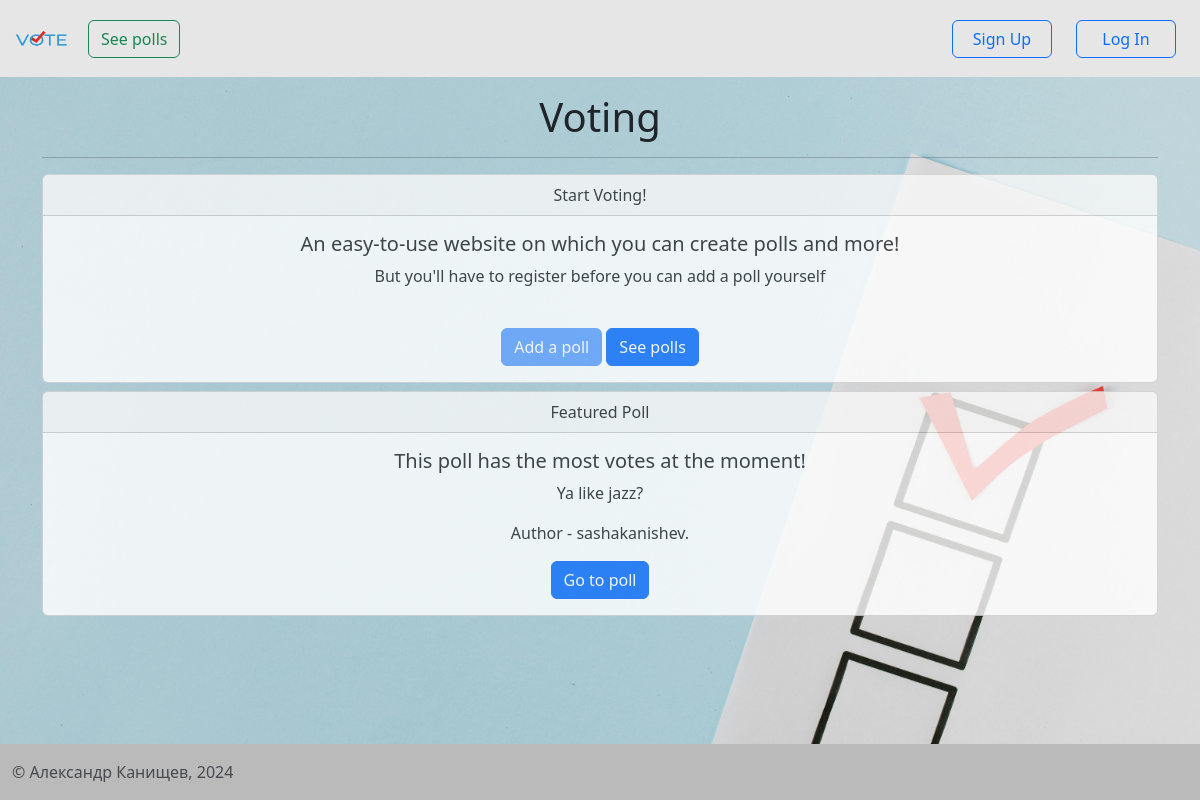
Before: / with the older database file.
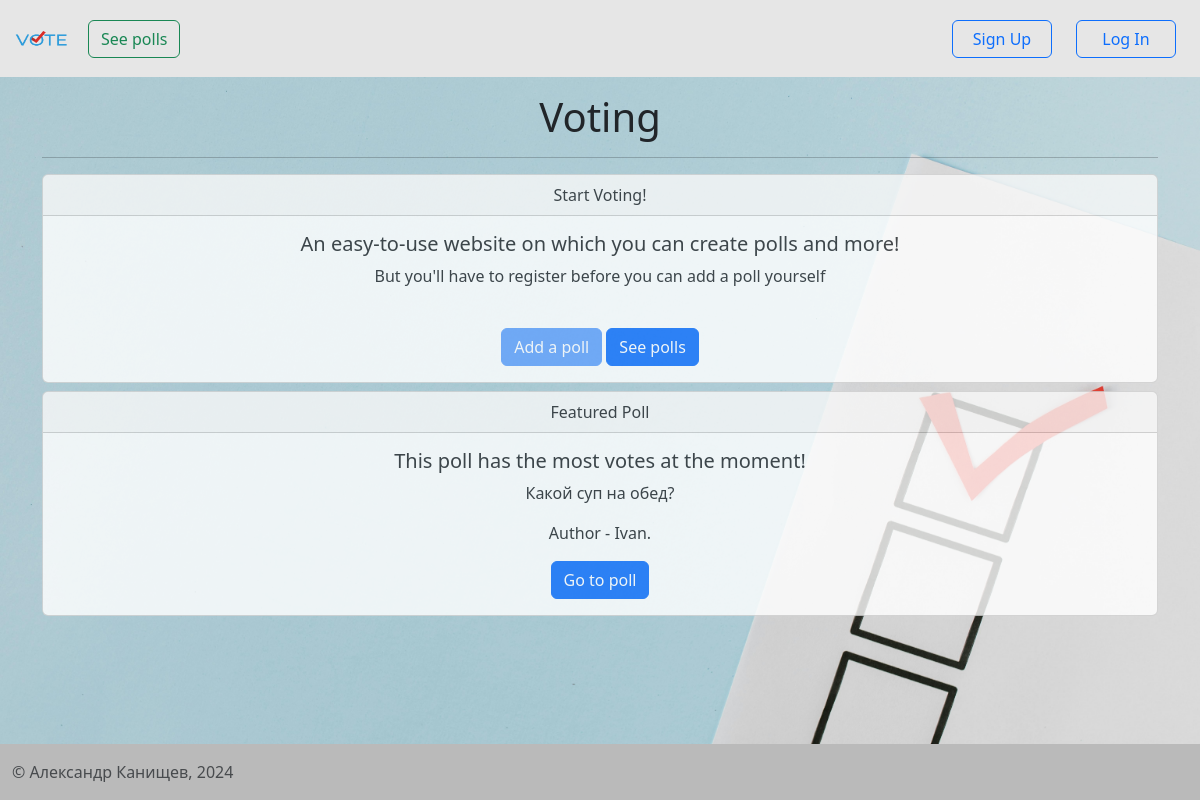
After: the same page with the newer database file.
### polls/models.py (models this page shows, shortened)
class Poll(models.Model):
    QUESTION_TYPE_CHOICES = [
        ('single', 'Single Choice'),
        ('multiple', 'Multiple Choice'),
    ]
    question = models.TextField()
    option_one = models.CharField(max_length=50)
    option_two = models.CharField(max_length=50)
    option_three = models.CharField(max_length=50)
    option_one_count = models.IntegerField(default=0)
    option_two_count = models.IntegerField(default=0)
    option_three_count = models.IntegerField(default=0)
    author = models.ForeignKey(User, on_delete=models.CASCADE, default=1)
    time = models.DateTimeField(default=now)
    question_type = models.CharField(max_length=10, choices=QUESTION_TYPE_CHOICES, default='single')

### polls/views.py (the view)
# urls.py: path('', views.index_page, name='index'),  # Index page
def index_page(request):
    most_popular_poll = Poll.objects.annotate(
        total_votes=F('option_one_count') + F('option_two_count') + F('option_three_count')).order_by(
        '-total_votes').order_by('-total_votes').first()
    context = {
        'pagename': 'Voting',
        'most_popular_poll': most_popular_poll,
    }
    return render(request, 'pages/index.html', context)

### polls/templates/pages/index.html (shortened to what this page needs)
{% extends 'base.html' %}
{% block content %}
<div class="container text-center">
    <div class="card mb-2" style="opacity: 0.8;">
        <div class="card-header">
            Start Voting!
        </div>
        <div class="card-body">
            <h5 class="card-title">An easy-to-use website on which you can create polls and more!</h5>
            {% if not request.user.is_authenticated %} <p class="card-text">But you'll have to register before you can
            add a poll yourself</p> {% endif %}
            {% if not request.user.is_authenticated %}
            <button class="btn btn-primary mt-4" disabled>Add a poll</button>
            {% else %}
            <a class="btn btn-primary mt-4" href="{% url 'add_poll' %}">Add a poll</a>
            {% endif %}
            <a class="btn btn-primary mt-4" href="{% url 'view_polls' %}">See polls</a>
        </div>
    </div>
    <div class="card" style="opacity: 0.8;">
        <div class="card-header">
            Featured Poll
        </div>
        <div class="card-body">
            <h5 class="card-title">This poll has the most votes at the moment!</h5>
            <p class="card-text">{{ most_popular_poll.question }}</p>
            <p class="card-text">Author - {{ most_popular_poll.author.username }}. </p>
            <a class="btn btn-primary" href="{% url 'view_poll' most_popular_poll.id %}">Go to poll</a>
        </div>
    </div>
</div>
{% endblock %}

### polls/templates/base.html (shortened to what this page needs)
<!doctype html>
<html lang="en">
<head>
    {% load static %}
    <link href="https://cdn.jsdelivr.net/npm/bootstrap@5.3.2/dist/css/bootstrap.min.css" rel="stylesheet">
</head>
<body style="background-image: url('{% static 'images/bg_main.png' %}'); background-size: cover;
background-repeat: no-repeat; background-attachment: fixed; background-position: center;">
<header>
    {% include 'header.html' %}
</header>
{% block pagename %}
<div class="container text-center">
    <h1 class="mt-3">{{ pagename }}</h1>
    <hr>
</div>
{% endblock %}
{% block content %}{% endblock %}
<footer class="footer mt-auto py-3 fixed-bottom" style="background-color: #bababa;">
    {% block footer %}
    {% include 'footer.html' %}
    {% endblock %}
</footer>
</body>
</html>

### polls/templates/header.html (shortened to what this page needs)
<nav class="navbar navbar-expand-lg" style="background-color: #e6e6e6;">
    <div class="container-fluid">
        <a class="navbar-brand" href="{% url 'index' %}">
            <img alt="Logo" class="d-inline-block align-text-top" height="50" src="/static/images/logo1.png" width="60">
        </a>
        <div class="collapse navbar-collapse" id="navbarNavAltMarkup">
            <div class="navbar-nav">
                <a href="{% url 'view_polls' %}">
                    <button class="btn  btn-outline-success" type="button">See polls</button>
                </a>
            </div>
        </div>
    </div>
    {% if request.user.is_authenticated %}
    <ul class="navbar-nav mr-right">
                        <span class="navbar-text" style="color: gray; width: 100px;">
                            Hello, {{ request.user.username }}!
                        </span>
        <a href="{% url 'logout' %}">
            <button class="btn  btn-outline-warning me-4" style="width: 100px; margin-left: 20px;" type="button">Log
                Out
            </button>
        </a>
    </ul>
    {% else %}
    <li class="navbar-nav mr-right nav-item">
        <a aria-expanded="false" aria-haspopup="true" class="btn btn-outline-primary my-2 me-4"
           href="{% url 'register' %}" role="button" style="width: 100px;">Sign Up</a>
    </li>
    <li class="navbar-nav mr-right nav-item">
        <a aria-expanded="false" aria-haspopup="true" class="btn btn-outline-primary my-2 me-4"
           href="{% url 'login' %}" role="button" style="width: 100px;">Log In</a>
    </li>
    {% endif %}
</nav>

### polls/templates/footer.html
<div class="container-fluid">
    {% block footer %}
    <span class="text-muted">
        &copy; Александр Канищев, 2024
    </span>
    {% endblock %}
</div>

Changed rows visible on the page:
no longer on this page (row unchanged): Poll: question "Ya like jazz?", author.username "sashakanishev"
added Poll: question "Какой суп на обед?", author.username "Ivan"
